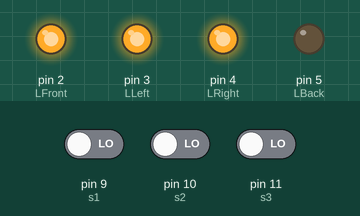
Recording of a sketch running on a simulated Arduino Uno, built with avr-gcc and run on an emulated ATmega328P. On the bench: output pins drawn as LEDs (lit = HIGH). The inputs (shaded band) are chosen by the test bench; at power-on: pin 9 (s1) LOW, pin 10 (s2) LOW, pin 11 (s3) LOW. What the sketch prints to the serial monitor is not drawn.

Above: at 0.2 s.
Timing chart, 0 to 1.7 s (numbered marks = the images above):
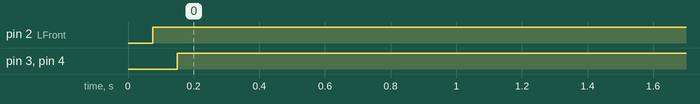

The sketch:

Controle_LED_RC_V2.ino
```cpp
/*
 ________________________________________________________
| Name: Led Control for RC car.                          |
| By: Walgreen Melo                                      |
| Date: 26/10/2019                                       |
|                                                        |
| Edit: 2.1 Subistition IF for While                     |
|       Chanel three (3) for front LED.                  |
|       Vercions Control                                 |
|                                                        |
|Older Versions                                          |
| V1: Radio recognition off                              |
|     OUTPUTT Whith PWM Control                          |
| V0: Only led control whith reader PWM reciver.         |
|________________________________________________________|
 */
//PRE SET________________________________________________

//Quantidade de canais a serem usados____________________
int ch1;
int ch2;
int ch3;
//int ch4;
//Pinos de ENTRADA de SINAL para cada canal______________
#define s1 9  // para canal 1
#define s2 10 // para canal 2
#define s3 11 // para canal 3
//#define s3 12 // para canal 4
//Pinos de SAIDA para os LEDS _____________________________
#define LFront 2 // Definincio o Pino do LED Frente
#define LLeft  3 // Definincio o Pino do LED Esquerda
#define LRight 4 // Definincio o Pino do LED Direita
#define LBack  5 // Definincio o Pino do LED TRAZ
/*
int st1; // Vai Quardar o estado do pino Direcao.
int st2; // Vai Quardar o estado do pino Troter.
int st3; // Vai Quardar o estado do pino Auxiliar
*/
//Valores PRE SET em PWM_________________________________
unsigned long Xcorte = 350; // Valor fixo de minimo dos canais
unsigned long Min = 1100;   // Valor fixo de minimo dos canais
unsigned long Med = 1450;   // Valor fixo de Medio dos canais
unsigned long Max = 1950;   // Valor fixo de Maximo dos canais


void setup() {
//Entradas _______________________________________________
  pinMode(s1, INPUT); // Configurando com pino de entrada da direcao
  pinMode(s2, INPUT); // Configurando com pino de entrada da Throter
  pinMode(s3, INPUT); // Configurando com pino de entrada do Auxiliar
//Saidas _________________________________________________
  pinMode(LFront,OUTPUT); // Configurando com pino de saida LED
  pinMode(LBack,OUTPUT); // Configurando com pino de saida LED
  pinMode(LRight,OUTPUT); // Configurando com pino de saida LED
  pinMode(LLeft,OUTPUT); // Configurando com pino de saida LED
/*
  st1 = pulseIn (s1, HIGH, 25000);
  st2 = pulseIn (s2, HIGH, 25000);
  st3 = pulseIn (s3, HIGH, 25000);
*/
  Serial.begin(9600); // Pour a bowl of Serial
}

void loop() {

 // Foi comentado na Versao 2, verificar se não vai ter bugs

  ch1 = pulseIn(s1, HIGH, 25000); // Read the pulse width of
  ch2 = pulseIn(s2, HIGH, 25000); // each channel
  ch3 = pulseIn(s3, HIGH, 25000); //


//Throter_________________________________________________
if (ch3 > (Max - Xcorte)){
 digitalWrite(LFront,!HIGH);
// delay(500);
}else{
  digitalWrite(LFront,!LOW);
}
if (ch2 < (Min + Xcorte)){
 digitalWrite(LBack,!HIGH);

// delay(500);
}else{
  digitalWrite(LBack,!LOW);
}
//Read Chanels ____________________________________________
  ch1 = pulseIn(s1, HIGH, 25000); // Read the pulse width of
  ch2 = pulseIn(s2, HIGH, 25000); // each channel
  ch3 = pulseIn(s3, HIGH, 25000); //
//Turn ____________________________________________________

if ((ch1 < (Min + Xcorte))&&(ch1 != 0)){
 digitalWrite(LLeft,!HIGH);
 delay(500);
 digitalWrite(LLeft,!LOW);
 delay(500);
}else{
  digitalWrite(LLeft,!LOW);
}
if (ch1 > (Max - Xcorte)){
 digitalWrite(LRight,!HIGH);
 delay(500);
 digitalWrite(LRight,!LOW);
 delay(500);
}else{
  digitalWrite(LRight,!LOW);
}
//Read Chanels ____________________________________________
  ch1 = pulseIn(s1, HIGH, 25000); // Read the pulse width of
  ch2 = pulseIn(s2, HIGH, 25000); // each channel
  ch3 = pulseIn(s3, HIGH, 25000); //
//Radio Desligado _________________________________________
/*
if ((ch1 == 0)||(ch2 == 0)){
 digitalWrite(LLeft,!HIGH);
 digitalWrite(LRight,!HIGH);
 digitalWrite(LFront,!HIGH);
 digitalWrite(LBack,!HIGH);
 delay(500);
 digitalWrite(LLeft,!LOW);
 digitalWrite(LRight,!LOW);
 digitalWrite(LFront,!LOW);
 digitalWrite(LBack,!LOW);
 delay(500);

}
*/
/*else{
  digitalWrite(LLeft,!LOW);
  digitalWrite(LRight,!LOW);
}
*/
  Serial.print(ch1);

  delay(100); // I put this here just to make the terminal
  // window happier
}
```

Measured:
- by itself, pin 2 (LFront): LOW → HIGH at 0.08 s
- by itself, pin 3 (LLeft), pin 4 (LRight): LOW → HIGH at 0.15 s
